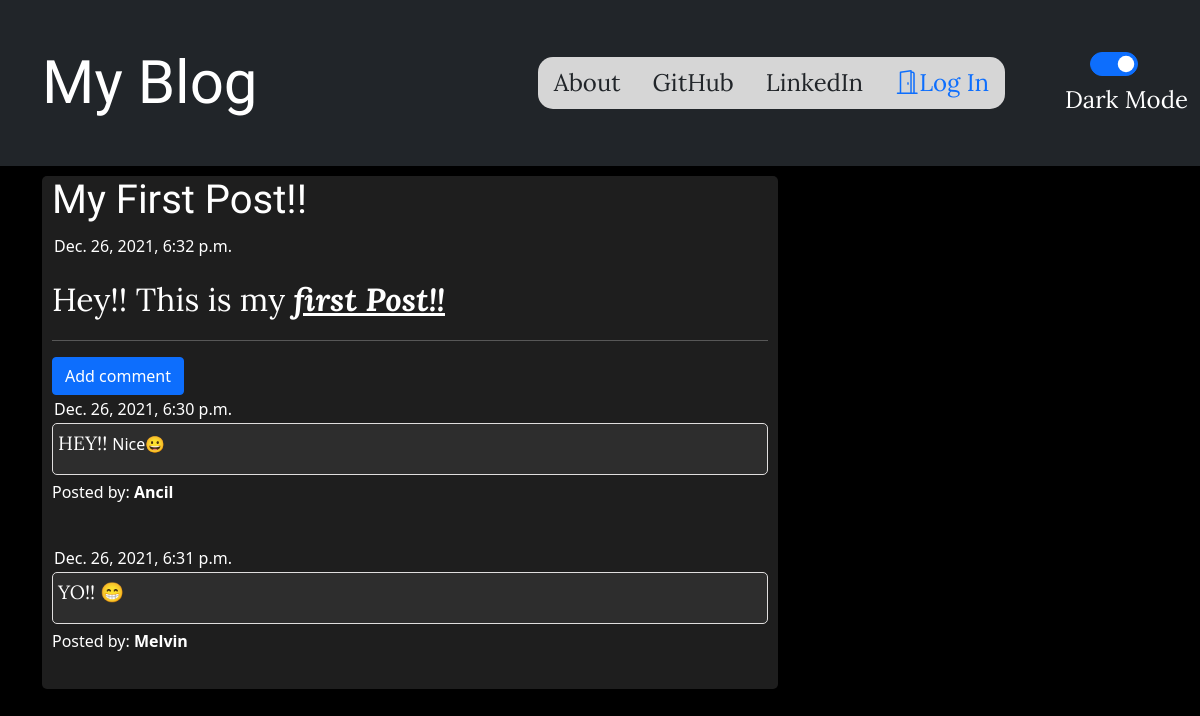
The app's page /post/17 with its own data.
### blog_app/models.py (models this page shows, shortened)
class Post(models.Model):
    author = models.ForeignKey('auth.User',on_delete=models.CASCADE)
    title = models.CharField(max_length= 200)
    text = models.TextField()
    created_date= models.DateTimeField(default=timezone.now)
    published_date = models.DateTimeField(blank=True,null=True)

class Comment(models.Model):
    post = models.ForeignKey('blog_app.Post', related_name='comments',on_delete=models.CASCADE)
    author = models.CharField(max_length=200)
    text = models.TextField()
    created_date= models.DateTimeField(default=timezone.now)
    approved_comment = models.BooleanField(default=False)

### blog_app/views.py (the view)
# urls.py: path('post/<int:pk>', views.PostDetailView.as_view(),name ='post_detail'),
class PostDetailView(DetailView):
    model = Post

### blog_app/templates/blog_app/post_detail.html (shortened to what this page needs)
{% extends 'blog_app/base.html' %}
{% block content %}
 <div class= "postblock">
    <h1 class='posttitle'>{{ post.title }}</h1>
        {% if post.published_date %}
            <div class="date postdate">
              {{ post.published_date }}
            </div>
        {% else %}
          <a class="btn btn-success cl-mode-icon" href="{% url 'post_publish' pk=post.pk %}">Publish</a>
        {% endif %}
            <div class="postcontent">
            <p>{{ post.text|safe|linebreaksbr }}</p>
            </div>
  <hr>
  <a class="btn btn-primary btn-comment" href="{% url 'add_comment_to_post' pk=post.pk %}">Add comment</a>
  {% for comment in post.comments.all %}
  <br>
      {% if user.is_authenticated or comment.approved_comment %}
         <div class="date postdate">{{ comment.created_date }}</div>
         <div class="removeapprove">
            <div class="postcomment">{{ comment.text|safe|linebreaksbr }}</div>
              </div>
          <p>Posted by: <strong>{{ comment.author }}</strong></p>
      {% endif %}
  {% empty %}
      <p>No comments posted.</p>
  {% endfor %}
</div>
{% endblock %}

### blog_app/static/css/blog.css (style rules this page uses)
:root { --bg-mode: rgb(0, 0, 0); --form-bg-mode: rgb(37, 36, 36); --comment-bg-mode: rgb(66, 66, 66); --color: rgb(255, 255, 255); color:rgb(151, 151, 151) }
body { background-color: var(--bg-mode); color: var(--color); }
a { color:var(--color); }
.postblock { background-color: var(--form-bg-mode); border-radius: 5px; padding-left: 10px; padding-right: 10px; padding-bottom: 20px; margin-bottom: 10px; }
.postcomment { font-family: 'Lora', sans-serif; background-color: var(--comment-bg-mode); font-size: 1.2em; text-align: left; overflow-wrap: break-word; border: solid 1px rgb(224, 222, 222); padding: 5px 0px 0px 5px; border-radius: 5px; margin-bottom: 5px; }
.postdate { padding: 2px; text-align: left; font-size: 1em; }
.posttitle { font-family: 'Roboto Condensed', sans-serif; font-size: 2.5em; text-align: left; }
.postcontent { font-family: 'Lora', sans-serif; font-size: 2em; text-align: left; }
.removeapprove { text-align: left; }

### records on screen
Post: title "My First Post!!", published_date "Dec. 26, 2021, 6:32 p.m.", text "Hey!! This is my first Post!!"
Comment: created_date "Dec. 26, 2021, 6:30 p.m.", text "HEY!! Nice😀", author "Ancil"
Comment: created_date "Dec. 26, 2021, 6:31 p.m.", text "YO!! 😁", author "Melvin"
